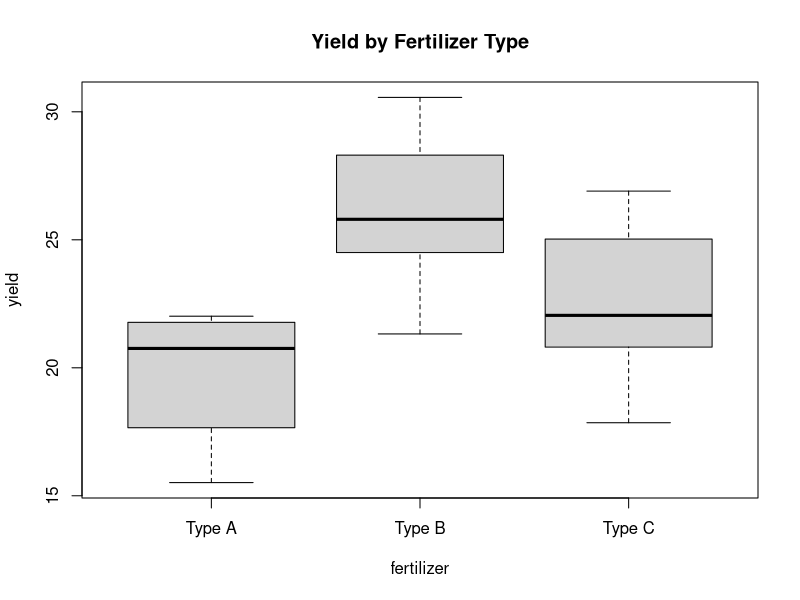

The R script that drew this image:
## ---- chunk 1
data <- data.frame(
  fertilizer = rep(c("Type A", "Type B", "Type C"), each = 10),
  yield = c(rnorm(10, mean = 20, sd = 3), rnorm(10, mean = 25, sd = 3), rnorm(10, mean = 22, sd = 3))
)
## ---- chunk 2
boxplot(yield ~ fertilizer, data = data, main = "Yield by Fertilizer Type")
## ---- chunk 3

# Using aov (Type I)
anova_result <- aov(yield ~ fertilizer, data = data)
summary(anova_result)

# Using car package for Type II/III ANOVA
if (!requireNamespace("car", quietly = TRUE)) install.packages("car")
library(car)
Anova(lm(yield ~ fertilizer, data = data), type = "II")
## ---- chunk 4
kruskal.test(yield ~ fertilizer, data = data)
